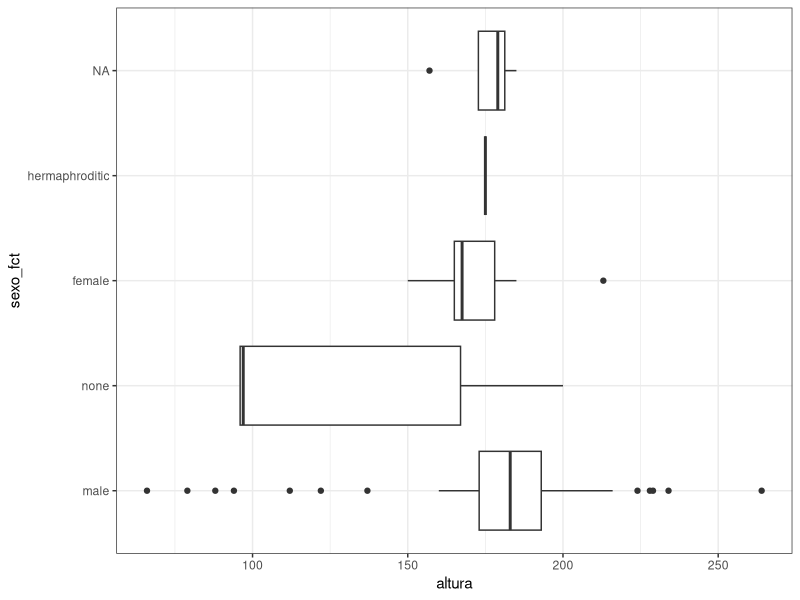
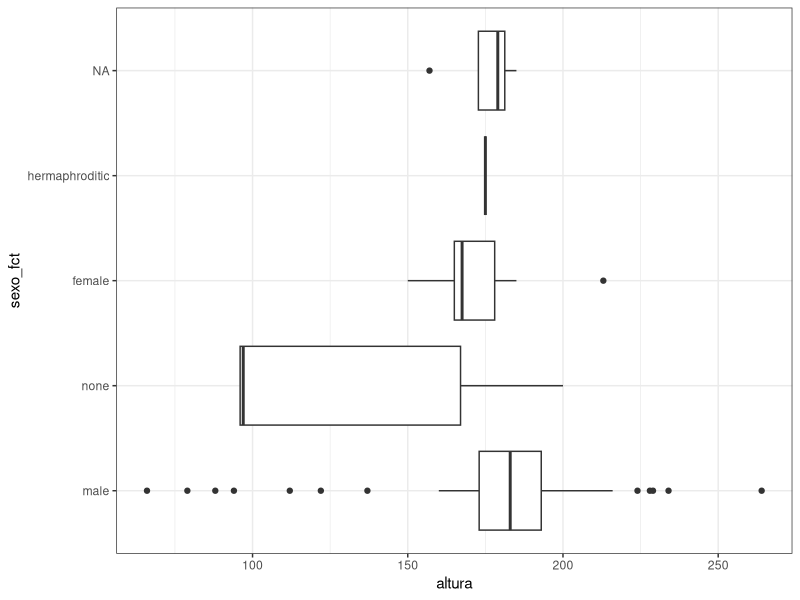

These charts were generated, in order, by the following R code:
## ---- chunk 1
library(tidyverse)
## ---- chunk 2
filter(.data = starwars, height > 175) # En este caso solo necesito aquellos datos de quienes tengan una altura mayor a 175 cm

filter(.data = starwars, species == "Wookiee") # En este caso solo necesito los datos de quienes sean de la especie Wookiee

## ---- chunk 3

select(.data = starwars, c(name, height, mass, gender)) # En este caso solo me interesaban las variables nombre, altura, masa y genero

seleccion1 <- select(.data = starwars, c(name, height, mass, gender))

select(.data = seleccion1, -height) # En este caso se puede usar el select para quitar una variable. Eso se hace usando un - antes de la variable que queremos quitar.

select(.data = starwars, starts_with("h"))

## ---- chunk 4

mutate(.data = seleccion1, altura = height/100) # En este caso vamos a crear una nueva variable que contenta la transformacion de height de centimetros a metros




## ---- chunk 5

mutate(.data = seleccion1, gender_fct = as_factor(gender)) # Nos quedan ambas variables y solo utilizamos la que necesitemos


## ---- chunk 6

arrange(.data = starwars, height) # Orden de menor a mayor

arrange(.data = starwars, desc(height)) # Orden de mayor a menor

## ---- chunk 7

relocate(.data = seleccion1, gender, .after = name) # En este caso acomodamos gender despues de name


relocate(.data = seleccion1, name, .before = mass) # En este caso acomodamos name despues de mass


## ---- chunk 8

seleccion1_traducida <- rename(seleccion1,
                               nombre = name,
                               altura = height,
                               masa_kg = mass,
                               genero = gender)

names(seleccion1)
names(seleccion1_traducida)

## ---- chunk 9

paso_1 <- select(.data = starwars, c(name, sex, gender, species, mass, height))

paso_2 <- rename(.data = paso_1, nombre = name,
                                 sexo = sex,
                                 genero = gender,
                                 especie = species,
                                 masa_kg = mass,
                                 altura = height)

paso_3 <- mutate(.data = paso_2, sexo_fct = as_factor(sexo),
                                 genero_fct = as_factor(genero),
                                 especie_fct = as_factor(especie))

ggplot(data = select(paso_3, c(sexo_fct, altura, genero_fct)), mapping = aes(x = sexo_fct, y = altura)) +
  geom_boxplot() +
  coord_flip() +
  theme_bw()
## ---- chunk 10
starwars %>% # Selecciono los datos Y DESPUES
  select(name, sex, gender, species, mass, height) %>% #Selecciono las variables Y DESPUES
  rename(nombre = name, 
         sexo = sex,
         genero = gender,
         especie = species,
         masa_kg = mass,
         altura = height) %>% # Renombro las variables Y DESPUES
  mutate(sexo_fct = as_factor(sexo),
         genero_fct = as_factor(genero),
         especie_fct = as_factor(especie)) %>% # Creo nuevas variables Y DESPUES
  ggplot()+ # Grafico
  geom_boxplot(mapping = aes(x = sexo_fct, y = altura)) +
  coord_flip() +
  theme_bw()



